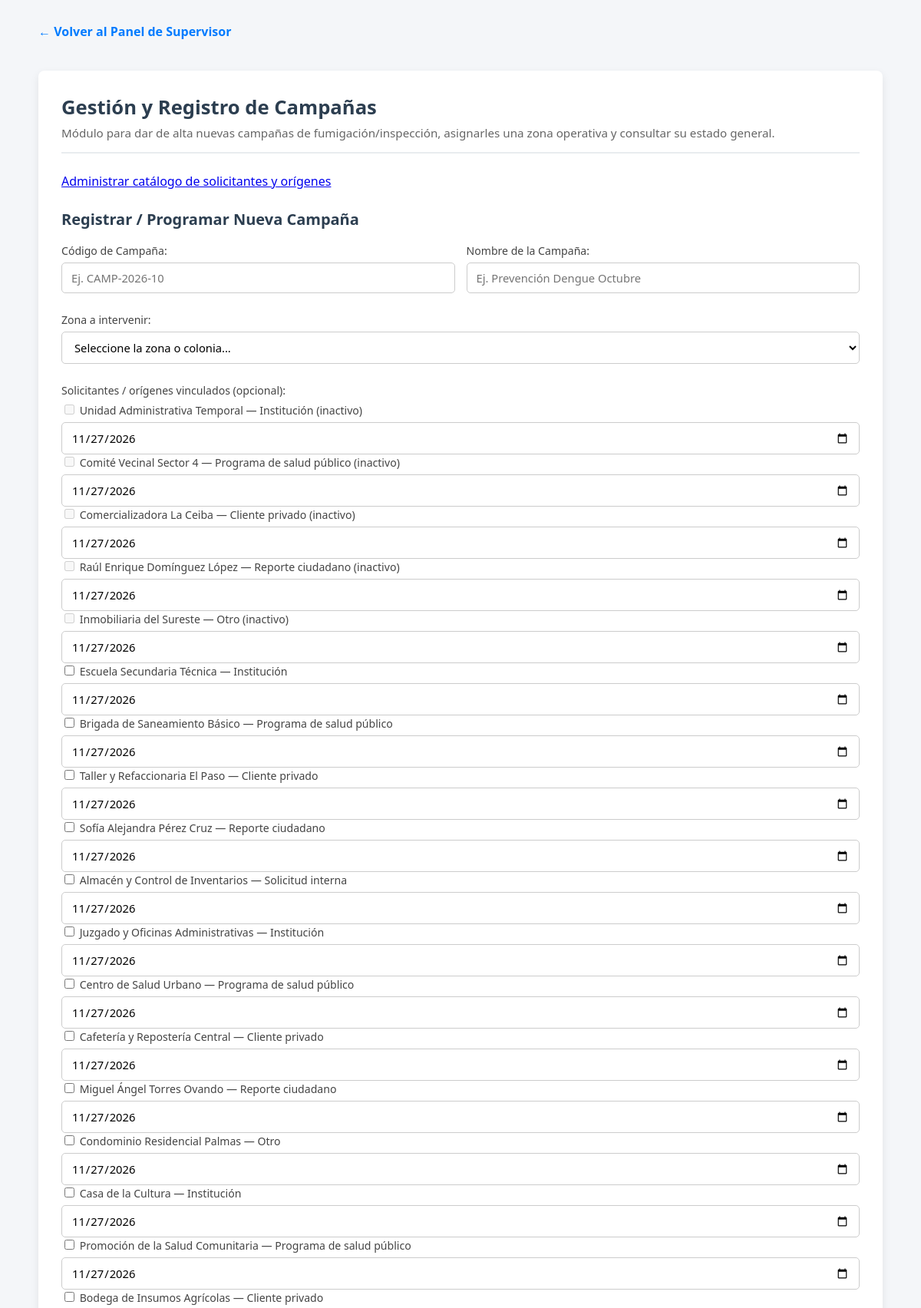
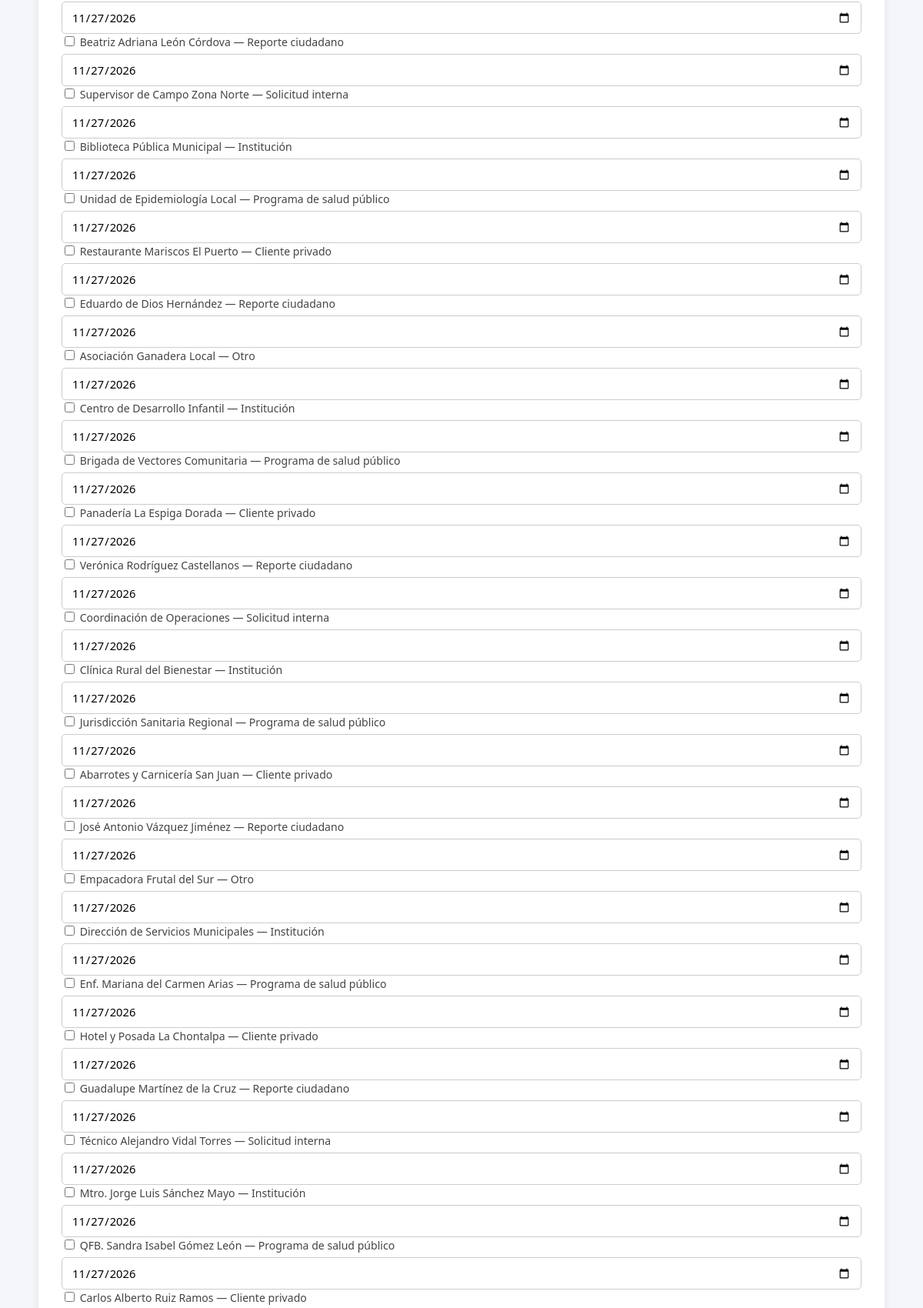
Page /index.php?modulo=registro_campanas (signed in, upper part) on the committed database (2 pictures, top to bottom).
### tables this page shows
CREATE TABLE `solicitantes` (
  `IdSolicitante` int(11) NOT NULL AUTO_INCREMENT,
  `TipoOrigen` enum('Reporte ciudadano','Cliente privado','Programa de salud público','Institución','Solicitud interna','Otro') NOT NULL,
  `NombreSolicitante` varchar(150) NOT NULL,
  `TelefonoSolicitante` varchar(20) DEFAULT NULL,
  `DescripcionSolicitud` text NOT NULL,
  `EstadoSolicitud` enum('Activo','Inactivo') NOT NULL DEFAULT 'Activo',
  PRIMARY KEY (`IdSolicitante`)
);

### controllers/admin/controller.campana.php (called while the page is built, shortened)
<?php
require_once MODEL_PATH . 'admin/model.solicitante.php';
$modeloSolicitante = new ModelSolicitante($conexion);
$campanaEditar = null;
$solicitantesSeleccionados = [];
$resultadoSolicitantes = $modeloSolicitante->obtenerSolicitantes();
require_once VIEW_PATH . 'admin/campanas.php';
?>

### controllers/super/controller.registro_campanas.php (called while the page is built)
<?php
require_once CONTROLLER_PATH . 'admin/controller.campana.php';

### resources/class/class.permissions.php (called while the page is built, shortened)
<?php
final class PermissionPolicy
{
    public static function governs($module)
    {
        return is_string($module)
            && !in_array($module, self::UNMANAGED_MODULES, true);
    }
    public static function can($role, $module, $action)
    {
        $module = self::canonicalModule($module);
        return isset(self::ROLE_ACTIONS[$role])
            && in_array($action, self::ROLE_ACTIONS[$role], true);
    }
    private static function canonicalModule($module)
    {
        return self::MODULE_ALIASES[$module] ?? $module;
    }
}
function appCan($module, $action)
{
    return PermissionPolicy::can(
        $_SESSION['rol'] ?? '',
        $module,
        $action
    );
}

### models/admin/model.solicitante.php (called while the page is built, shortened)
<?php
class ModelSolicitante {
    private $conexion;
    public function __construct($conexion) {
        $this->conexion = $conexion;
    }
    public function obtenerSolicitantes() {
        $query = "SELECT IdSolicitante, TipoOrigen, NombreSolicitante AS Nombre, TelefonoSolicitante AS Contacto, DescripcionSolicitud AS Descripcion, EstadoSolicitud AS Estado FROM Solicitantes ORDER BY IdSolicitante DESC";
        return $this->conexion->query($query);
    }
}
?>

### views/admin/campanas.php (the view, shortened to what this page needs)
<!DOCTYPE html>
<html lang="es">
<head>
</head>
<body>
    <div class="header-link">
        <?php
        if (isset($_SESSION['rol'])){
            if ($_SESSION['rol'] === 'Administrador') {
                echo '<a href="index.php?modulo=dashboard">← Volver al Panel de Administración</a>';
            } elseif ($_SESSION['rol'] === 'Supervisor') {
                echo '<a href="index.php?modulo=super_dashboard">← Volver al Panel de Supervisor</a>';
            } elseif ($_SESSION['rol'] === 'Tecnico') {
                echo '<a href="index.php?modulo=tecnico_dashboard">← Volver al Panel Técnico</a>';
            }
        }
        ?>
    </div>
    <div class="page-container">
        <h1>Gestión y Registro de Campañas</h1>
        <p class="module-desc">Módulo para dar de alta nuevas campañas de fumigación/inspección, asignarles una zona operativa y consultar su estado general.</p>
        <?php if (appCan('solicitantes', 'consultar')): ?>
            <p><a href="<?= BASE_URL ?>index.php?modulo=solicitantes">Administrar catálogo de solicitantes y orígenes</a></p>
        <?php endif; ?>
        <h2><?= $campanaEditar ? 'Modificar Campaña: ' . htmlspecialchars($campanaEditar['CodigoCampana']) : 'Registrar / Programar Nueva Campaña' ?></h2>
        <?php if (appCan('campanas', $campanaEditar ? 'modificar' : 'registrar')): ?>
        <form action="<?= BASE_URL ?>index.php" method="POST">
            <div class="form-grid">
                <div class="form-group">
                    <label for="codigo_campana">Código de Campaña:</label>
                    <input type="text" id="codigo_campana" name="codigo_campana" placeholder="Ej. CAMP-2026-10"
                           value="<?= $campanaEditar ? htmlspecialchars($campanaEditar['CodigoCampana']) : '' ?>" required>
                </div>
                <div class="form-group">
                    <label for="nombre_campana">Nombre de la Campaña:</label>
                    <input type="text" id="nombre_campana" name="nombre_campana" placeholder="Ej. Prevención Dengue Octubre"
                           value="<?= $campanaEditar ? htmlspecialchars($campanaEditar['NombreCampana']) : '' ?>" required>
                </div>
                <div class="form-group full-width">
                    <label for="id_zona">Zona a intervenir:</label>
                    <select id="id_zona" name="id_zona" required>
                        <option value="" disabled <?= !$campanaEditar ? 'selected' : '' ?>>Seleccione la zona o colonia...</option>
                    </select>
                </div>
                <div class="form-group full-width">
                    <label>Solicitantes / orígenes vinculados (opcional):</label>
                    <div class="border rounded p-3">
                        <?php if ($resultadoSolicitantes && $resultadoSolicitantes->num_rows > 0): ?>
                            <?php while ($solicitante = $resultadoSolicitantes->fetch_assoc()): ?>
                                <?php
                                $idSolicitante = (int)$solicitante['IdSolicitante'];
                                $solicitanteMarcado = array_key_exists($idSolicitante, $solicitantesSeleccionados);
                                $fechaVinculo = $solicitantesSeleccionados[$idSolicitante] ?? date('Y-m-d');
                                $nombreSolicitante = htmlspecialchars($solicitante['Nombre']);
                                $tipoSolicitante = htmlspecialchars($solicitante['TipoOrigen']);
                                $estadoSolicitante = $solicitante['Estado'];
                                $solicitanteInactivoNoVinculado = $estadoSolicitante === 'Inactivo' && !$solicitanteMarcado;
                                ?>
                                <div class="d-flex flex-wrap align-items-center gap-2 mb-2">
                                    <label class="mb-0">
                                        <input type="checkbox" name="solicitantes[]" value="<?= $idSolicitante ?>" <?= $solicitanteMarcado ? 'checked' : '' ?> <?= $solicitanteInactivoNoVinculado ? 'disabled' : '' ?>>
                                        <?= $nombreSolicitante ?> — <?= $tipoSolicitante ?><?= $estadoSolicitante === 'Inactivo' ? ' (inactivo)' : '' ?>
                                    </label>
                                    <input type="date" name="fechas_solicitud[<?= $idSolicitante ?>]" value="<?= htmlspecialchars($fechaVinculo) ?>" aria-label="Fecha de solicitud de <?= $nombreSolicitante ?>">
                                </div>
                            <?php endwhile; ?>
                        <?php else: ?>
                            <p class="mb-0 text-muted">No hay solicitantes registrados. Administra el catálogo para poder asociarlos.</p>
                        <?php endif; ?>
                    </div>
                </div>
            </div>
        </form>
        <?php endif; ?>
    </div>
</body>
</html>

### index.php (shortened to what this page needs)
<?php
$modulo = $_REQUEST['modulo'] ?? 'home';
require_once RESOURCE_PATH . 'class/class.permissions.php';
switch ($modulo) {
    case 'registro_campanas':
        require_once CONTROLLER_PATH . 'super/controller.registro_campanas.php';
        break;
}
?>

### views/admin/campanas.php (style rules this page uses)
body { font-family: 'Segoe UI', Tahoma, Geneva, Verdana, sans-serif; background-color: #f4f6f9; color: #333; margin: 0; padding: 30px 20px; display: flex; flex-direction: column; align-items: center; gap: 30px; }
.page-container { background-color: #ffffff; padding: 30px; border-radius: 8px; box-shadow: 0 4px 12px rgba(0, 0, 0, 0.08); width: 100%; max-width: 1100px; box-sizing: border-box; }
h1 { font-size: 1.6rem; color: #2c3e50; margin-top: 0; margin-bottom: 6px; }
p.module-desc { font-size: 0.95rem; color: #666; margin-top: 0; margin-bottom: 25px; border-bottom: 2px solid #e9ecef; padding-bottom: 15px; }
h2 { font-size: 1.25rem; color: #2c3e50; margin-top: 25px; margin-bottom: 18px; }
.form-grid { display: grid; grid-template-columns: 1fr 1fr; gap: 15px; }
.form-group { margin-bottom: 10px; }
.full-width { grid-column: span 2; }
label { display: block; font-size: 0.88rem; margin-bottom: 6px; color: #444; font-weight: 500; }
input[type="text"], input[type="date"], select { width: 100%; padding: 9px 12px; border: 1px solid #ccc; border-radius: 5px; font-size: 0.92rem; box-sizing: border-box; transition: border-color 0.2s, box-shadow 0.2s; background-color: #fff; font-family: inherit; }
.header-link { width: 100%; max-width: 1100px; margin: 0 auto 10px; text-align: left; }
.header-link a { color: #007bff; text-decoration: none; font-weight: 600; }

### rows in the picture
solicitantes: NombreSolicitante "Unidad Administrativa Temporal", TipoOrigen "Institución", shows "(inactivo)", IdSolicitante "11/27/2026"
solicitantes: NombreSolicitante "Comité Vecinal Sector 4", TipoOrigen "Programa de salud público", shows "(inactivo)", IdSolicitante "11/27/2026"
solicitantes: NombreSolicitante "Comercializadora La Ceiba", TipoOrigen "Cliente privado", shows "(inactivo)", IdSolicitante "11/27/2026"
solicitantes: NombreSolicitante "Raúl Enrique Domínguez López", TipoOrigen "Reporte ciudadano", shows "(inactivo)", IdSolicitante "11/27/2026"
solicitantes: NombreSolicitante "Inmobiliaria del Sureste", TipoOrigen "Otro", shows "(inactivo)", IdSolicitante "11/27/2026"
solicitantes: NombreSolicitante "Escuela Secundaria Técnica", TipoOrigen "Institución", IdSolicitante "11/27/2026"
solicitantes: NombreSolicitante "Brigada de Saneamiento Básico", TipoOrigen "Programa de salud público", IdSolicitante "11/27/2026"
solicitantes: NombreSolicitante "Taller y Refaccionaria El Paso", TipoOrigen "Cliente privado", IdSolicitante "11/27/2026"
solicitantes: NombreSolicitante "Sofía Alejandra Pérez Cruz", TipoOrigen "Reporte ciudadano", IdSolicitante "11/27/2026"
solicitantes: NombreSolicitante "Almacén y Control de Inventarios", TipoOrigen "Solicitud interna", IdSolicitante "11/27/2026"
solicitantes: NombreSolicitante "Juzgado y Oficinas Administrativas", TipoOrigen "Institución", IdSolicitante "11/27/2026"
solicitantes: NombreSolicitante "Centro de Salud Urbano", TipoOrigen "Programa de salud público", IdSolicitante "11/27/2026"
solicitantes: NombreSolicitante "Cafetería y Repostería Central", TipoOrigen "Cliente privado", IdSolicitante "11/27/2026"
solicitantes: NombreSolicitante "Miguel Ángel Torres Ovando", TipoOrigen "Reporte ciudadano", IdSolicitante "11/27/2026"
solicitantes: NombreSolicitante "Condominio Residencial Palmas", TipoOrigen "Otro", IdSolicitante "11/27/2026"
solicitantes: NombreSolicitante "Casa de la Cultura", TipoOrigen "Institución", IdSolicitante "11/27/2026"
solicitantes: NombreSolicitante "Promoción de la Salud Comunitaria", TipoOrigen "Programa de salud público", IdSolicitante "11/27/2026"
solicitantes: NombreSolicitante "Bodega de Insumos Agrícolas", TipoOrigen "Cliente privado", IdSolicitante "11/27/2026"
solicitantes: NombreSolicitante "Beatriz Adriana León Córdova", TipoOrigen "Reporte ciudadano", IdSolicitante "11/27/2026"
solicitantes: NombreSolicitante "Supervisor de Campo Zona Norte", TipoOrigen "Solicitud interna", IdSolicitante "11/27/2026"
solicitantes: NombreSolicitante "Biblioteca Pública Municipal", TipoOrigen "Institución", IdSolicitante "11/27/2026"
solicitantes: NombreSolicitante "Unidad de Epidemiología Local", TipoOrigen "Programa de salud público", IdSolicitante "11/27/2026"
solicitantes: NombreSolicitante "Restaurante Mariscos El Puerto", TipoOrigen "Cliente privado", IdSolicitante "11/27/2026"
solicitantes: NombreSolicitante "Eduardo de Dios Hernández", TipoOrigen "Reporte ciudadano", IdSolicitante "11/27/2026"
solicitantes: NombreSolicitante "Asociación Ganadera Local", TipoOrigen "Otro", IdSolicitante "11/27/2026"
solicitantes: NombreSolicitante "Centro de Desarrollo Infantil", TipoOrigen "Institución", IdSolicitante "11/27/2026"
solicitantes: NombreSolicitante "Brigada de Vectores Comunitaria", TipoOrigen "Programa de salud público", IdSolicitante "11/27/2026"
solicitantes: NombreSolicitante "Panadería La Espiga Dorada", TipoOrigen "Cliente privado", IdSolicitante "11/27/2026"
solicitantes: NombreSolicitante "Verónica Rodríguez Castellanos", TipoOrigen "Reporte ciudadano", IdSolicitante "11/27/2026"
solicitantes: NombreSolicitante "Coordinación de Operaciones", TipoOrigen "Solicitud interna", IdSolicitante "11/27/2026"
solicitantes: NombreSolicitante "Clínica Rural del Bienestar", TipoOrigen "Institución", IdSolicitante "11/27/2026"
solicitantes: NombreSolicitante "Jurisdicción Sanitaria Regional", TipoOrigen "Programa de salud público", IdSolicitante "11/27/2026"
solicitantes: NombreSolicitante "Abarrotes y Carnicería San Juan", TipoOrigen "Cliente privado", IdSolicitante "11/27/2026"
solicitantes: NombreSolicitante "José Antonio Vázquez Jiménez", TipoOrigen "Reporte ciudadano", IdSolicitante "11/27/2026"
solicitantes: NombreSolicitante "Empacadora Frutal del Sur", TipoOrigen "Otro", IdSolicitante "11/27/2026"
solicitantes: NombreSolicitante "Dirección de Servicios Municipales", TipoOrigen "Institución", IdSolicitante "11/27/2026"
solicitantes: NombreSolicitante "Enf. Mariana del Carmen Arias", TipoOrigen "Programa de salud público", IdSolicitante "11/27/2026"
solicitantes: NombreSolicitante "Hotel y Posada La Chontalpa", TipoOrigen "Cliente privado", IdSolicitante "11/27/2026"
solicitantes: NombreSolicitante "Guadalupe Martínez de la Cruz", TipoOrigen "Reporte ciudadano", IdSolicitante "11/27/2026"
solicitantes: NombreSolicitante "Técnico Alejandro Vidal Torres", TipoOrigen "Solicitud interna", IdSolicitante "11/27/2026"
solicitantes: NombreSolicitante "Mtro. Jorge Luis Sánchez Mayo", TipoOrigen "Institución", IdSolicitante "11/27/2026"
solicitantes: NombreSolicitante "QFB. Sandra Isabel Gómez León", TipoOrigen "Programa de salud público", IdSolicitante "11/27/2026"
solicitantes: NombreSolicitante "Carlos Alberto Ruiz Ramos", TipoOrigen "Cliente privado"
